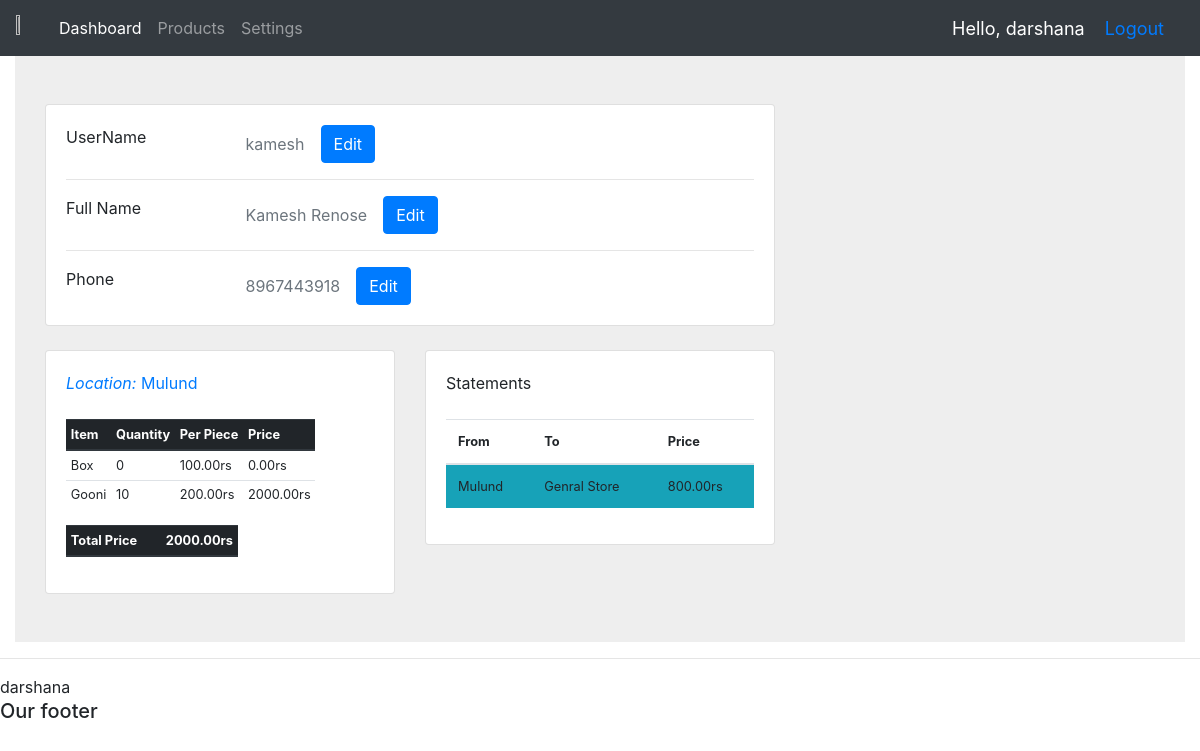
Page /userInfo/9/ (signed in) on the committed database.
### accounts/models.py (models this page shows, shortened)
class Person(models.Model):
    user = models.OneToOneField(User, on_delete=models.CASCADE, null=True, blank=True)
    full_name = models.CharField(max_length=50, null=True, blank=True)
    number = models.CharField(max_length=15, null=True, blank=True)
    is_owner = models.BooleanField(default=False)
    def get_restock(self):
        if not self.is_owner:
            return None
        raw_statements = LocationStatement.objects.filter(creator=self).order_by(
            "-created_at"
        )
        statements = []
        color_map = {
            "Approved": "bg-success",
            "Rejected": "bg-danger",
            "Pending": "bg-info",
        }
        for each in raw_statements:
            data = each.get_ST_Info()
            data["status"] = color_map[data["status"]]
            statements.append(data)
        return statements
    def get_statement(self):
        raw_statements = StoreStatement.objects.filter(creator=self).order_by(
            "-created_at"
        )
        statements = []
        color_map = {
            "Approved": "bg-success",
            "Rejected": "bg-danger",
            "Pending": "bg-info",
        }
        for each in raw_statements:
            data = each.get_ST_Info()
            data["status"] = color_map[data["status"]]
            statements.append(data)
        return statements
    def has_location(self):
        try:
            self.location
            return True
        except:
            return False
    def get_assigned_location_name(self):
        if self.has_location():
            return self.location
        else:
            return None
    def inventory_for_assigned_location(self):
        if self.has_location():
            return self.location.get_inevn_data()
        else:
            return None

class Location(models.Model):
    name = models.CharField(max_length=50)
    person = models.OneToOneField(
        Person, on_delete=models.SET_NULL, null=True, blank=True
    )
    def get_inevn_data(self):
        ivent = Inventory.objects.filter(location=self)
        lst = []
        total = 0
        for each in ivent:
            data = {
                "name": each.item.name,
                "quan": each.quantity,
                "pend": each.pend,
                "per": each.item.price,
                "totP": each.price,
                "range": range(1, each.quantity + 1)
            }
            lst.append(data)
            total += data["totP"]
        return {"total_price": total, "data": lst}
    def __str__(self):
        return self.name

class Item(models.Model):
    name = models.CharField(max_length=50)
    price = models.DecimalField(max_digits=10, decimal_places=2)

class Store(models.Model):
    name = models.CharField(max_length=50)
    owner = models.CharField(max_length=25, null=True, blank=True)
    phone = models.CharField(max_length=10, null=True, blank=True)
    address = models.CharField(max_length=255, null=True, blank=True)
    location = models.ForeignKey(Location, on_delete=models.CASCADE)
    def __str__(self):
        return self.name

### accounts/decorators.py (the view)
    def wrapper(request, *args, **kwargs):
        if request.user.person.is_owner:
            return view_func(request, *args, **kwargs)
        else:
            return redirect('userInfo')

### accounts/models.py (called while the page is built)
    @property
    def price(self):
        return self.quantity * self.item.price

    @property
    def price(self):
        return self.item.price * self.quantity

    def get_ST_Info(self):
        dataSt = {
            "from": self.warehouse,
            "to": self.customer,
            "creator": self.creator,
            "status": self.status,
            "itemList": self.tags.all(),
            "created_at": self.created_at.strftime('%d/%m/%Y'),
            "id": self.id,
        }
        dataSt["price"] = self.price
        return dataSt

    @property
    def price(self):
        return sum(item_quantity.price for item_quantity in self.tags.all())

### accounts/views.py (called while the page is built)
def getInfo(user):
    full_name = user.person.full_name
    phone = user.person.number
    inventory_data = user.person.inventory_for_assigned_location()
    location = user.person.get_assigned_location_name()
    statments = user.person.get_statement()
    restock = user.person.get_restock()
    context = {
        "id": user.person.id,
        "name": full_name,
        "phone": phone,
        "location": location,
        "inventory": inventory_data,
        "statements": statments,
        "restock": restock,
        "username": user.username,
    }
    return context

@login_required(login_url="login")
@owner_required
def userInfoOwn(request, person_id):
    try:
        user = User.objects.get(person__id=person_id)
    except:
        return render(request, "accounts/my404.html", status=HTTPStatus.NOT_FOUND)
    context = getInfo(user)  # 7 kamesh
    context["owner_view"] = True
    return render(request, "accounts/userInfoEmp.html", context)

### accounts/templates/accounts/userInfoEmp.html (shortened to what this page needs)
{% extends 'accounts/main.html' %}
{% block content %}
<section style="background-color: #eee;">
    <div class="container py-5">
      <div class="row">
        <div class="col-lg-8">
          <div class="card mb-4">
            <div class="card-body">
              <div class="row">
                <div class="col-sm-3">
                  <p class="mb-0">UserName</p>
                </div>
                <div class="col-sm-9 d-flex align-items-center">
                  <p class="text-muted mb-0">{{ username }}</p>
                  {% include 'accounts/editUserName.html' %}
                </div>
              </div>
              <hr>
              <div class="row">
                <div class="col-sm-3">
                  <p class="mb-0">Full Name</p>
                </div>
                <div class="col-sm-9 d-flex align-items-center">
                  <p class="text-muted mb-0">{{ name }}</p>
                  {% include 'accounts/editFullName.html' %}
                </div>
              </div>
              <hr>
              <div class="row">
                <div class="col-sm-3">
                  <p class="mb-0">Phone</p>
                </div>
                <div class="col-sm-9 d-flex align-items-center">
                  <p class="text-muted mb-0">{{ phone }}</p>
                  {% include 'accounts/editNumber.html' %}
                </div>
              </div>
            </div>
          </div>
          <div class="row">
            <div class="col-md-6">
              <div class="card mb-4 mb-md-0">
                <div class="card-body">
                    <p class="mb-4"><span class="text-primary font-italic me-1">Location:</span>
                      {% if location %}
                      <a href="{% url 'locationInfo' location.id %}">
                        {{ location }}
                      </a>
                      {% else %}
                      {{ location }}
                      {% endif %}
                    </p>
                  {% if inventory %}
                  <table class="table table-sm table-responsive" style="font-size: 0.8rem;">
                    <thead class="thead-dark">
                      <tr>
                        <th scope="col">Item</th>
                        <th scope="col">Quantity</th>
                        <th scope="col">Per Piece</th>
                        <th scope="col">Price</th>
                      </tr>
                    </thead>
                    <tbody>
                        {% for each in inventory.data %}
                      <tr >
                        <td>{{each.name}}</td>
                        <td>{{each.quan}}</td>
                        <td>{{each.per}}rs</td>
                        <td>{{each.totP}}rs</td>
                      </tr>
                      {% endfor %}
                    </tbody>
                </table>
                <table class="table table-sm table-responsive" style="font-size: 0.8rem;">
                    <thead class="thead-dark">
                      <tr>
                        <th scope="col">Total Price</th>
                        <th scope="col"></th>
                        <th scope="col"></th>
                        <th scope="col">{{inventory.total_price}}rs</th>
                      </tr>
                    </thead>
                </table>
                {% endif %}
                </div>
              </div>
            </div>
            <div class="col-md-6">
              <div class="card mb-4 mb-md-0">
                <div class="card-body">
                  <p class="mb-4"> Statements
                  </p>
                  <table class="table" style="font-size: 0.8rem;">
                    <thead class="thead">
                      <tr>
                        <th scope="col">From</th>
                        <th scope="col">To</th>
                        <th scope="col">Price</th>
                      </tr>
                    </thead>
                    <tbody>
                        {% for each in statements %}
                        <tr class="{{each.status}}" onclick="window.location='/statement/{{each.id}}';" style="cursor:pointer;">
                          <td>{{each.from}}</td>
                          <td>{{each.to}}</td>
                          <td>{{each.price}}rs</td>
                        </tr>
                      {% endfor %}
                    </tbody>
                </table>
                </div>
              </div>
            </div>
          </div>
        </div>
      </div>
    </div>
  </section>
  {% endblock %}

### accounts/templates/accounts/main.html (shortened to what this page needs)
<!doctype html>
<html lang="en">
  <head>
    <link rel="stylesheet" href="https://cdn.jsdelivr.net/npm/bootstrap@4.0.0/dist/css/bootstrap.min.css">
  </head>
  <body>
    {% include 'accounts/navbar.html' %}
    <div class="container-fluid">{% block content %} {% endblock %}</div>
    <hr />
    {{request.user}}
    <h5>Our footer</h5>
  </body>
</html>

### accounts/templates/accounts/navbar.html (shortened to what this page needs)
{% load static %}
<nav class="navbar navbar-expand-lg navbar-dark bg-dark">
  <img src="{% static 'images/logo.jpg' %}" width = "3%" height = "3%" />
  <div class="collapse navbar-collapse" id="navbarNav">
    <ul class="navbar-nav">
      <li class="nav-item active">
        <a class="nav-link" href="{% url 'home' %}">Dashboard</a>
      </li>
      <li class="nav-item">
        <a class="nav-link" href="">Products</a>
      </li>
      <li class="nav-item">
        <a class="nav-link" href="">Settings</a>
      </li>
    </ul>
  </div>
  <span class="hello-msg">Hello, {{request.user}}</span>
  <span class="hello-msg"><a href="{% url 'logout' %}">Logout</a></span>
</nav>

### accounts/templates/accounts/navbar.html (style rules this page uses)
.hello-msg { font-size: 18px; color: #fff; margin-right: 20px; }

### rows in the picture
Person: full_name "Kamesh Renose", number "8967443918"
Location: name "Mulund", from "Mulund", to "Genral Store", price "800.00"
Item: name "Box", per "100.00"
Item: name "Gooni", per "200.00"

### other values in the picture
{{ request.user }} "darshana"
{{ username }} "kamesh"
{{ each.quan }} "0" "10"
{{ each.totP }} "0.00" "2000.00"
{{ inventory.total_price }} "2000.00"
